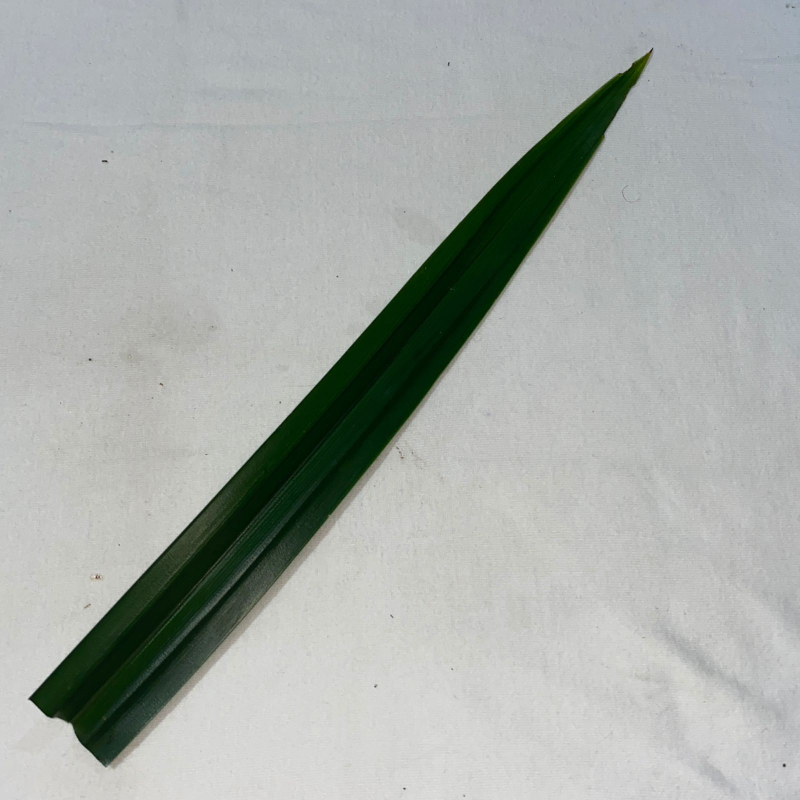
#> input picture Daun Pandan/051.jpg, 1600 x 1600 px, found by its file name (shown at 1/2 size)
$ jupyter execute Cropping.ipynb   (shell and % lines are left out)
#> lines starting #> are read from the running program, lines starting #| are printed output that depends on the picture
<a href="https://colab.research.google.com/github/Restuadjie06/KecerdasanBuatan/blob/main/Cropping.ipynb" target="_parent"></a>

[cell 1]
# import the necessary packages
from matplotlib import pyplot as plt
import numpy as np
import argparse
import cv2

[cell 2]
def plt_imshow(title, image):
	# convert the image frame BGR to RGB color space and display it
	image = cv2.cvtColor(image, cv2.COLOR_BGR2RGB)
	plt.imshow(image)
	plt.title(title)
	plt.grid(False)
	plt.show()

[cell 3]
I = np.arange(0, 25)
I

[cell 4]
I = I.reshape((5, 5))
I

[cell 5]
I[0:3, 0:2]

[cell 6]
I[3:5, 1:5]

[cell 7]
# # construct the argument parser and parse the arguments
# ap = argparse.ArgumentParser()
# ap.add_argument("-i", "--image", type=str, default="adrian.png",
# 	help="path to the input image")
# args = vars(ap.parse_args())

# since we are using Jupyter Notebooks we can replace our argument
# parsing code with *hard coded* arguments and values
args = {
	"image": "051.jpg"
}

[cell 8]
# load the input image and display it to our screen
image = cv2.imread(args["image"])
#> image is the input picture: shape (1600, 1600, 3); mean B, G, R 167.6, 171.5, 166.8
plt_imshow("Original", image)

# cropping an image with OpenCV is accomplished via simple NumPy
# array slices in startY:endY, startX:endX order -- here we are
# cropping the monitor from the image (these coordinates were
# determined using photo editing software such as Photoshop,
# GIMP, Paint, etc.)
# Dimension 051.jpg = 720x1600
daun = image[100:550, 100:500]
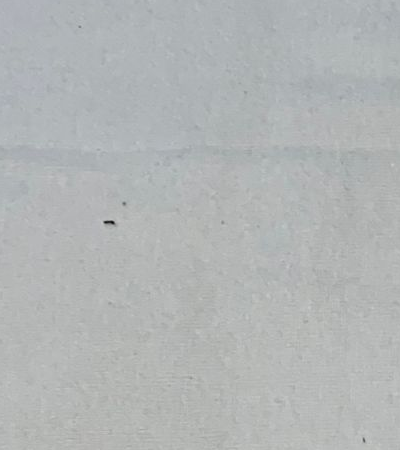
#> daun: shape (450, 400, 3); mean B, G, R 181.3, 181, 177.9
plt_imshow("daun", daun)
